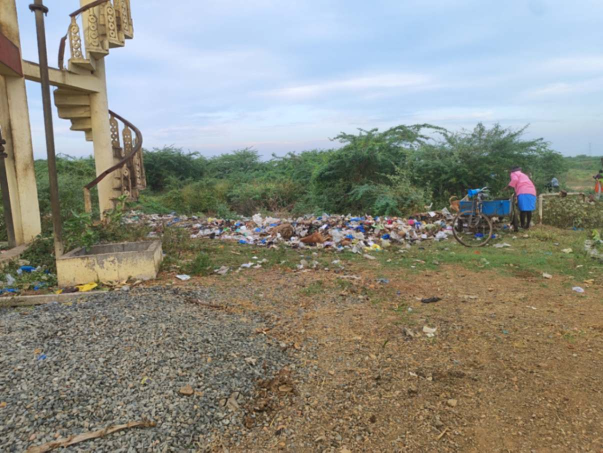
#> input picture darshi-main/test/bkksbfyfpcxbdwghbm1z.jpg, 1206 x 905 px (shown at 1/2 size)
$ python -i image_service.py   (imports and definitions only)
#> lines starting #> are read from the running program, lines starting #| are printed output that depends on the picture
### darshi-main/app/core/logging_config.py
"""
Centralized logging configuration for Darshi.
Provides structured logging with proper log levels and optional Sentry integration.
"""
import logging
import sys
from typing import Optional
from pathlib import Path


class ColoredFormatter(logging.Formatter):
    """Custom formatter with colors for console output"""

    # ANSI color codes
    COLORS = {
        'DEBUG': '\033[36m',     # Cyan
        'INFO': '\033[32m',      # Green
        'WARNING': '\033[33m',   # Yellow
        'ERROR': '\033[31m',     # Red
        'CRITICAL': '\033[35m',  # Magenta
        'RESET': '\033[0m'       # Reset
    }

    # [115 lines left out: functions format, setup_logging, filter_sensitive_data, not called in this run]


def get_logger(name: str) -> logging.Logger:
    """
    Get a logger instance for a specific module.

    Args:
        name: Module name (typically __name__)

    Returns:
        Logger instance
    """
    return logging.getLogger(name)

### darshi-main/app/core/exceptions.py
"""
Custom exception classes for Darshi application.

Provides specific exception types for different service failures, enabling
granular error handling and appropriate recovery strategies.
"""

from typing import Optional, Dict, Any
from datetime import datetime


class DarshiBaseException(Exception):
    """
    Base exception class for all Darshi custom exceptions.

    Attributes:
        message: Human-readable error message
        code: Error code for categorization
        details: Additional context about the error
        timestamp: When the error occurred
        recoverable: Whether the error can be retried
    """

    def __init__(
        self,
        message: str,
        code: str = "UNKNOWN_ERROR",
        details: Optional[str] = None,
        recoverable: bool = False,
        **kwargs
    ):
        self.message = message
        self.code = code
        self.details = details
        self.recoverable = recoverable
        self.timestamp = datetime.utcnow().isoformat()
        self.extra = kwargs
        super().__init__(self.message)

    # [12 lines left out: function to_dict, not called in this run]


class RateLimitError(DarshiBaseException):
    """Raised when rate limit is exceeded."""
    def __init__(self, message: str = "Rate limit exceeded", **kwargs):
        super().__init__(message=message, code="RATE_LIMIT_ERROR", recoverable=False, **kwargs)


# Alias for backward compatibility
NotFoundError = DocumentNotFoundError if "DocumentNotFoundError" in locals() else None


# ============================================================================
# DATABASE ERRORS
# ============================================================================

class DatabaseError(DarshiBaseException):
    """Base class for all database-related errors."""

    # [17 lines left out: function __init__, not called in this run]


class DatabaseConnectionError(DatabaseError):
    """Raised when database connection fails."""

    def __init__(self, message: str = "Failed to connect to database", **kwargs):
        super().__init__(message=message, **kwargs)
        self.code = "DATABASE_CONNECTION_ERROR"


class DatabaseTimeoutError(DatabaseError):
    """Raised when database operation times out."""

    def __init__(self, message: str = "Database operation timed out", **kwargs):
        super().__init__(message=message, **kwargs)
        self.code = "DATABASE_TIMEOUT_ERROR"


class DocumentNotFoundError(DatabaseError):
    """Raised when a requested document doesn't exist."""

    # [4 lines left out: function __init__, not called in this run]


class DocumentAlreadyExistsError(DatabaseError):
    """Raised when attempting to create a document that already exists."""

    # [4 lines left out: function __init__, not called in this run]


class TransactionError(DatabaseError):
    """Raised when a database transaction fails."""

    def __init__(self, message: str = "Transaction failed", **kwargs):
        super().__init__(message=message, **kwargs)
        self.code = "TRANSACTION_ERROR"


# ============================================================================
# STORAGE ERRORS
# ============================================================================

class StorageError(DarshiBaseException):
    """Base class for all storage-related errors."""

    # [15 lines left out: function __init__, not called in this run]


class StorageConnectionError(StorageError):
    """Raised when storage service connection fails."""

    def __init__(self, message: str = "Failed to connect to storage service", **kwargs):
        super().__init__(message=message, **kwargs)
        self.code = "STORAGE_CONNECTION_ERROR"


class StorageUploadError(StorageError):
    """Raised when file upload fails."""

    def __init__(self, message: str = "Failed to upload file", **kwargs):
        super().__init__(message=message, **kwargs)
        self.code = "STORAGE_UPLOAD_ERROR"


class StorageDownloadError(StorageError):
    """Raised when file download fails."""

    def __init__(self, message: str = "Failed to download file", **kwargs):
        super().__init__(message=message, **kwargs)
        self.code = "STORAGE_DOWNLOAD_ERROR"


class BucketNotFoundError(StorageError):
    """Raised when storage bucket doesn't exist."""

    def __init__(self, message: str = "Storage bucket not found", **kwargs):
        super().__init__(message=message, **kwargs)
        self.code = "BUCKET_NOT_FOUND"


class StorageQuotaExceededError(StorageError):
    """Raised when storage quota is exceeded."""

    # [4 lines left out: function __init__, not called in this run]


# ============================================================================
# AI SERVICE ERRORS
# ============================================================================

class AIServiceError(DarshiBaseException):
    """Base class for all AI service-related errors."""

    # [13 lines left out: function __init__, not called in this run]


class AIServiceUnavailableError(AIServiceError):
    """Raised when AI service is unavailable."""

    def __init__(self, message: str = "AI service unavailable", **kwargs):
        super().__init__(message=message, **kwargs)
        self.code = "AI_SERVICE_UNAVAILABLE"


class AIRateLimitError(AIServiceError):
    """Raised when AI service rate limit is exceeded."""

    def __init__(self, message: str = "AI service rate limit exceeded", **kwargs):
        super().__init__(message=message, **kwargs)
        self.code = "AI_RATE_LIMIT_ERROR"


class AIQuotaExceededError(AIServiceError):
    """Raised when AI service quota is exceeded."""

    # [4 lines left out: function __init__, not called in this run]


class AITimeoutError(AIServiceError):
    """Raised when AI service request times out."""

    def __init__(self, message: str = "AI service request timed out", **kwargs):
        super().__init__(message=message, **kwargs)
        self.code = "AI_TIMEOUT_ERROR"


class AIInvalidResponseError(AIServiceError):
    """Raised when AI service returns invalid response."""

    def __init__(self, message: str = "AI service returned invalid response", **kwargs):
        super().__init__(message=message, **kwargs)
        self.code = "AI_INVALID_RESPONSE"


# ============================================================================
# GEOCODING ERRORS
# ============================================================================

class GeocodingError(DarshiBaseException):
    """Base class for all geocoding-related errors."""

    # [17 lines left out: function __init__, not called in this run]


class GeocodingServiceUnavailableError(GeocodingError):
    """Raised when geocoding service is unavailable."""

    def __init__(self, message: str = "Geocoding service unavailable", **kwargs):
        super().__init__(message=message, **kwargs)
        self.code = "GEOCODING_SERVICE_UNAVAILABLE"


class GeocodingTimeoutError(GeocodingError):
    """Raised when geocoding request times out."""

    def __init__(self, message: str = "Geocoding request timed out", **kwargs):
        super().__init__(message=message, **kwargs)
        self.code = "GEOCODING_TIMEOUT_ERROR"


class InvalidCoordinatesError(GeocodingError):
    """Raised when coordinates are invalid."""

    # [4 lines left out: function __init__, not called in this run]


class GeohashError(GeocodingError):
    """Raised when geohash encoding fails."""

    def __init__(self, message: str = "Geohash encoding failed", **kwargs):
        super().__init__(message=message, **kwargs)
        self.code = "GEOHASH_ERROR"


# ============================================================================
# ANALYTICS ERRORS
# ============================================================================

class AnalyticsError(DarshiBaseException):
    """Base class for all analytics-related errors."""

    # [13 lines left out: function __init__, not called in this run]


class AnalyticsServiceUnavailableError(AnalyticsError):
    """Raised when analytics service is unavailable."""

    def __init__(self, message: str = "Analytics service unavailable", **kwargs):
        super().__init__(message=message, **kwargs)
        self.code = "ANALYTICS_SERVICE_UNAVAILABLE"


class AnalyticsQueryError(AnalyticsError):
    """Raised when analytics query fails."""

    def __init__(self, message: str = "Analytics query failed", **kwargs):
        super().__init__(message=message, **kwargs)
        self.code = "ANALYTICS_QUERY_ERROR"


class AnalyticsTimeoutError(AnalyticsError):
    """Raised when analytics query times out."""

    def __init__(self, message: str = "Analytics query timed out", **kwargs):
        super().__init__(message=message, **kwargs)
        self.code = "ANALYTICS_TIMEOUT_ERROR"


class AnalyticsQuotaExceededError(AnalyticsError):
    """Raised when analytics quota is exceeded."""

    # [4 lines left out: function __init__, not called in this run]


# ============================================================================
# VALIDATION ERRORS
# ============================================================================

class ValidationError(DarshiBaseException):
    """Base class for all validation errors."""

    def __init__(
        self,
        message: str,
        field: Optional[str] = None,
        value: Optional[Any] = None,
        **kwargs
    ):
        super().__init__(
            message=message,
            code="VALIDATION_ERROR",
            recoverable=False,
            field=field,
            **kwargs
        )
        # Don't include actual value in error for security
        if value is not None:
            self.extra['value_type'] = type(value).__name__


class InvalidInputError(ValidationError):
    """Raised when input validation fails."""

    def __init__(self, message: str = "Invalid input", **kwargs):
        super().__init__(message=message, **kwargs)
        self.code = "INVALID_INPUT"


class InvalidFileError(ValidationError):
    """Raised when file validation fails."""

    def __init__(self, message: str = "Invalid file", **kwargs):
        super().__init__(message=message, **kwargs)
        self.code = "INVALID_FILE"


class FileSizeExceededError(ValidationError):
    """Raised when file size exceeds limit."""

    def __init__(self, message: str = "File size exceeded", **kwargs):
        super().__init__(message=message, **kwargs)
        self.code = "FILE_SIZE_EXCEEDED"


class InvalidFileTypeError(ValidationError):
    """Raised when file type is not allowed."""

    def __init__(self, message: str = "Invalid file type", **kwargs):
        super().__init__(message=message, **kwargs)
        self.code = "INVALID_FILE_TYPE"


# ============================================================================
# AUTHENTICATION ERRORS
# ============================================================================

class AuthenticationError(DarshiBaseException):
    """Base class for all authentication errors."""

    # [7 lines left out: function __init__, not called in this run]


class InvalidCredentialsError(AuthenticationError):
    """Raised when credentials are invalid."""

    def __init__(self, message: str = "Invalid credentials", **kwargs):
        super().__init__(message=message, **kwargs)
        self.code = "INVALID_CREDENTIALS"


class TokenExpiredError(AuthenticationError):
    """Raised when authentication token has expired."""

    def __init__(self, message: str = "Token expired", **kwargs):
        super().__init__(message=message, **kwargs)
        self.code = "TOKEN_EXPIRED"


class InvalidTokenError(AuthenticationError):
    """Raised when authentication token is invalid."""

    def __init__(self, message: str = "Invalid token", **kwargs):
        super().__init__(message=message, **kwargs)
        self.code = "INVALID_TOKEN"


class InsufficientPermissionsError(AuthenticationError):
    """Raised when user lacks required permissions."""

    def __init__(self, message: str = "Insufficient permissions", **kwargs):
        super().__init__(message=message, **kwargs)
        self.code = "INSUFFICIENT_PERMISSIONS"


# ============================================================================
# EXTERNAL SERVICE ERRORS
# ============================================================================

class ExternalServiceError(DarshiBaseException):
    """Base class for external service errors."""

    # [15 lines left out: function __init__, not called in this run]


class ExternalServiceUnavailableError(ExternalServiceError):
    """Raised when external service is unavailable."""

    def __init__(self, message: str = "External service unavailable", **kwargs):
        super().__init__(message=message, **kwargs)
        self.code = "EXTERNAL_SERVICE_UNAVAILABLE"


class ExternalServiceTimeoutError(ExternalServiceError):
    """Raised when external service request times out."""

    def __init__(self, message: str = "External service timeout", **kwargs):
        super().__init__(message=message, **kwargs)
        self.code = "EXTERNAL_SERVICE_TIMEOUT"


class EmailError(ExternalServiceError):
    """Raised when email service fails."""

    def __init__(self, message: str = "Email service error", **kwargs):
        super().__init__(message=message, service="email", **kwargs)
        self.code = "EMAIL_ERROR"

### darshi-main/app/services/image_service.py
"""
Image Processing Service

Handles image optimization (WebP/JPEG conversion) and perceptual hashing (dHash).
"""

from PIL import Image
import imagehash
import io
from typing import Tuple, Optional
from app.core.logging_config import get_logger
from app.core.exceptions import ValidationError

logger = get_logger(__name__)

# Image quality settings
WEBP_QUALITY = 85  # High quality WebP (smaller than JPEG)
JPEG_QUALITY = 90  # High quality JPEG for fallback
MAX_DIMENSION = 2048  # Max width/height to prevent huge images


def calculate_dhash(image_bytes: bytes, hash_size: int = 8) -> str:
    """
    Calculate perceptual dHash (difference hash) of an image.

    dHash is robust to:
    - Crops and minor edits
    - Compression artifacts
    - Slight color changes
    - Small rotations and scaling

    Args:
        image_bytes: Raw image data
        hash_size: Hash size (8 = 64-bit hash, good balance)

    Returns:
        Hexadecimal string representation of the hash

    Raises:
        ValidationError: If image cannot be processed
    """
    try:
        # Open image
        image = Image.open(io.BytesIO(image_bytes))

        # Convert to RGB if needed (handles RGBA, grayscale, etc.)
        if image.mode != 'RGB':
            image = image.convert('RGB')

        # Calculate dHash
        hash_obj = imagehash.dhash(image, hash_size=hash_size)

        # Return as hex string
        hash_str = str(hash_obj)
        logger.debug(f"Calculated dHash: {hash_str}")

        return hash_str

    except Exception as e:
        logger.error(f"Failed to calculate dHash: {e}", exc_info=True)
        raise ValidationError(
            message="Failed to process image for duplicate detection",
            details=str(e)
        ) from e


# [30 lines left out: function hamming_distance, not called in this run]


# Alias for backwards compatibility
calculate_hamming_distance = hamming_distance


# [100 lines left out: function optimize_image, not called in this run]


def process_report_image(image_bytes: bytes) -> dict:
    """
    Process a report image: optimize and calculate dHash.

    Creates both WebP (modern browsers) and JPEG (fallback) versions.

    Args:
        image_bytes: Original image data

    Returns:
        Dictionary with:
        - dhash: Perceptual hash for duplicate detection
        - webp_bytes: WebP optimized image
        - webp_content_type: 'image/webp'
        - jpeg_bytes: JPEG optimized image
        - jpeg_content_type: 'image/jpeg'

    Raises:
        ValidationError: If image processing fails
    """
    try:
        # Calculate dHash from original image
        dhash = calculate_dhash(image_bytes)

        # Create WebP version (primary)
        webp_bytes, webp_content_type = optimize_image(image_bytes, format='webp')

        # Create JPEG version (fallback for older browsers)
        jpeg_bytes, jpeg_content_type = optimize_image(image_bytes, format='jpeg')

        return {
            'dhash': dhash,
            'webp_bytes': webp_bytes,
            'webp_content_type': webp_content_type,
            'jpeg_bytes': jpeg_bytes,
            'jpeg_content_type': jpeg_content_type
        }

    except Exception as e:
        logger.error(f"Failed to process report image: {e}", exc_info=True)
        raise ValidationError(
            message="Failed to process image",
            details=str(e)
        ) from e

>>> import cv2
>>> picture = cv2.imread('../../test/bkksbfyfpcxbdwghbm1z.jpg', cv2.IMREAD_GRAYSCALE)
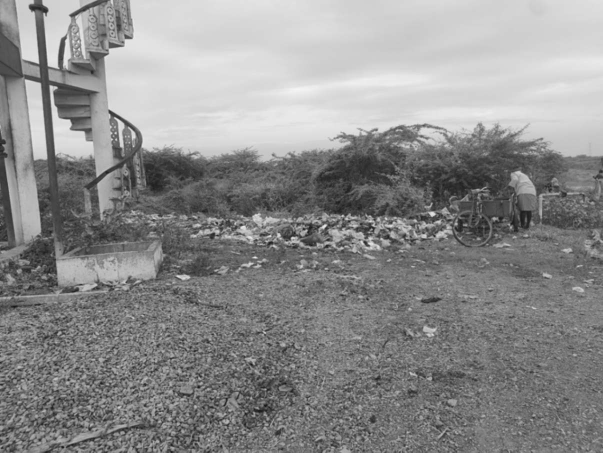
#> picture: shape (905, 1206) (shown at 1/2 size); min 14, max 245, mean 140.3
>>> result = process_report_image(picture)
#> (the run stopped early here; a loop or call above may not have finished)

$ run again, on darshi-main/test/h6snmk0uagbmsmqqgeru.jpg
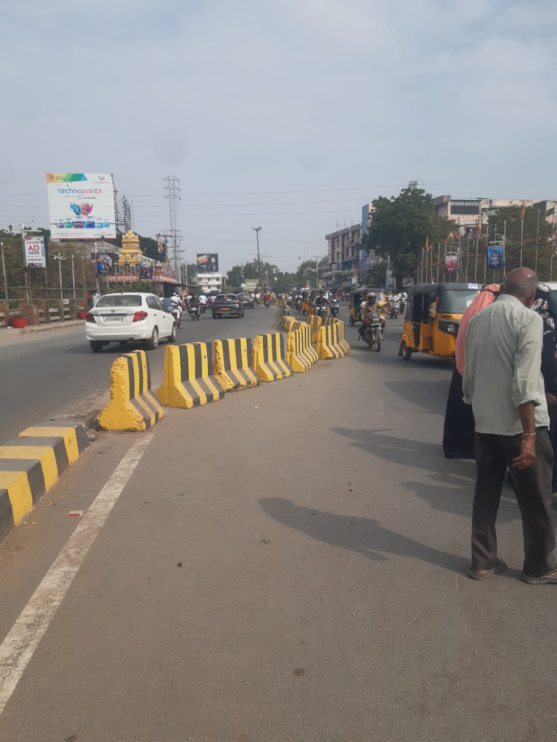
#> input picture darshi-main/test/h6snmk0uagbmsmqqgeru.jpg, 1113 x 1483 px (shown at 1/2 size)
#> `picture = cv2.imread('../../test/bkksbfyfpcxbdwghbm1z.jpg', cv2.IMREAD..`:
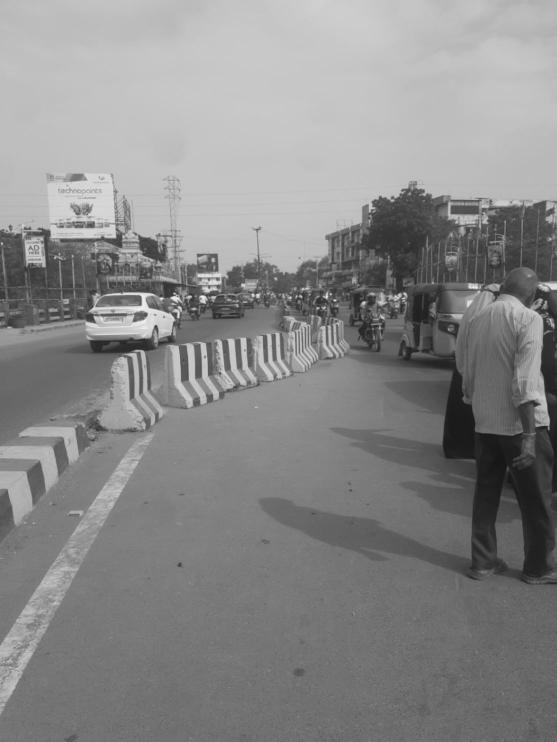
#> picture: shape (1483, 1113) (shown at 1/2 size); min 20, max 255, mean 136.9

$ run again, on darshi-main/test/jsah1emhzgn8tuiaxnzp.jpg
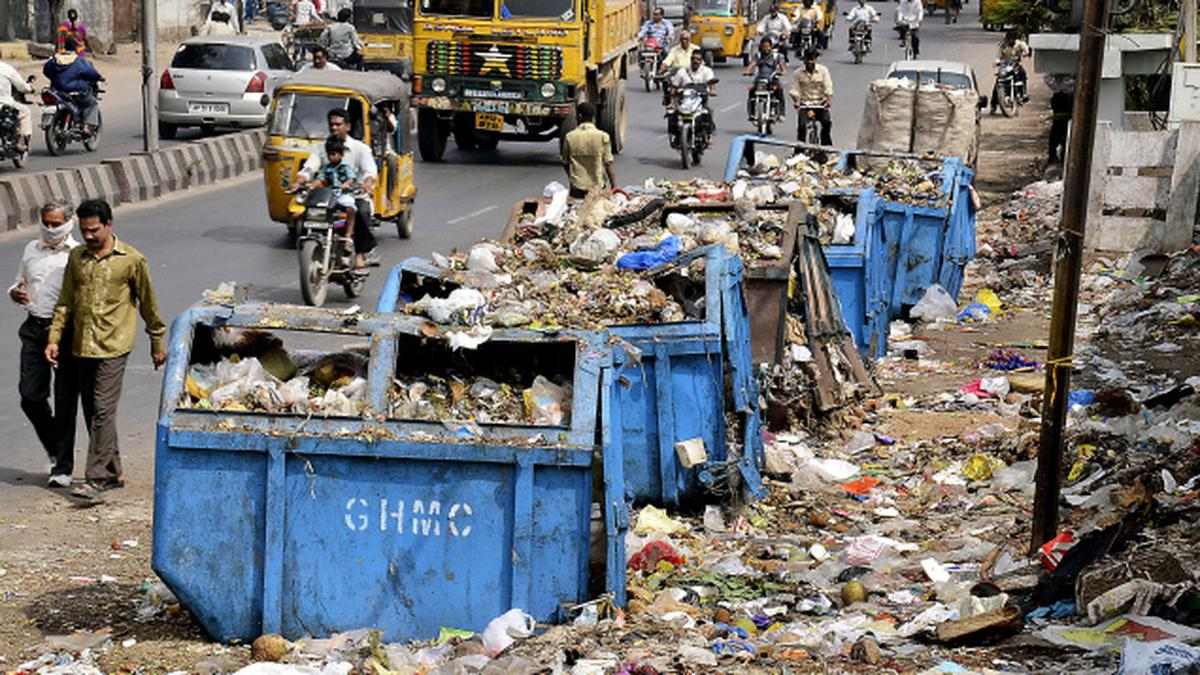
#> input picture darshi-main/test/jsah1emhzgn8tuiaxnzp.jpg, 1200 x 675 px
#> `picture = cv2.imread('../../test/bkksbfyfpcxbdwghbm1z.jpg', cv2.IMREAD..`:
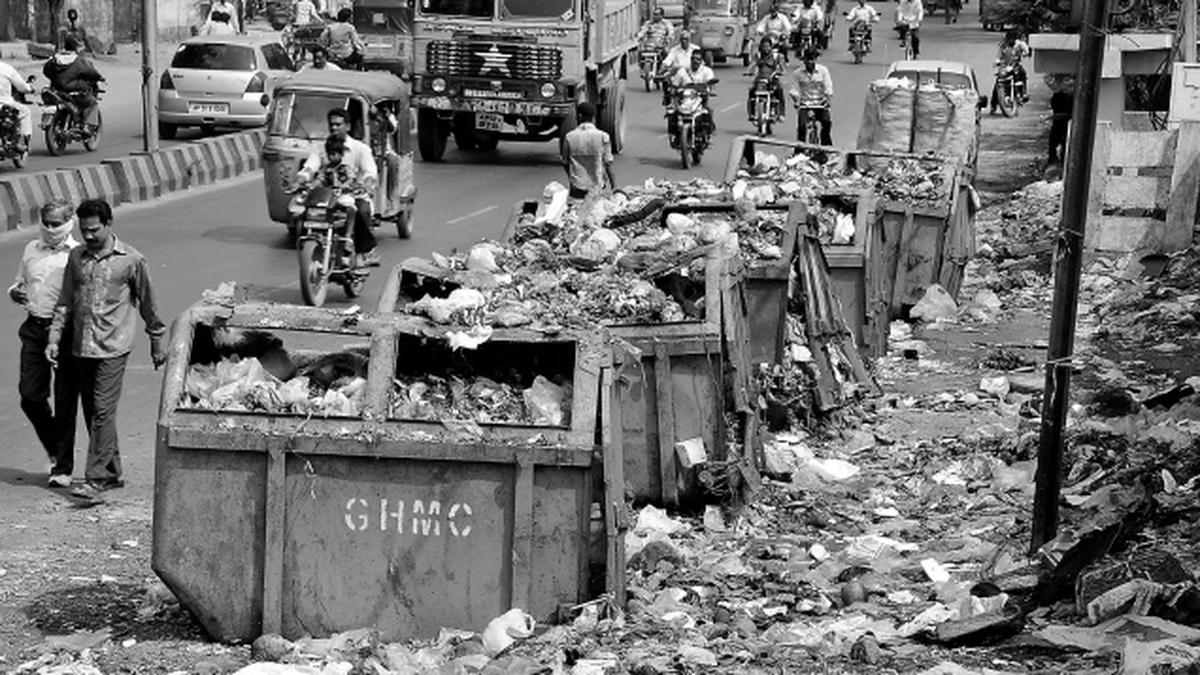
#> picture: shape (675, 1200); min 0, max 255, mean 114.5
